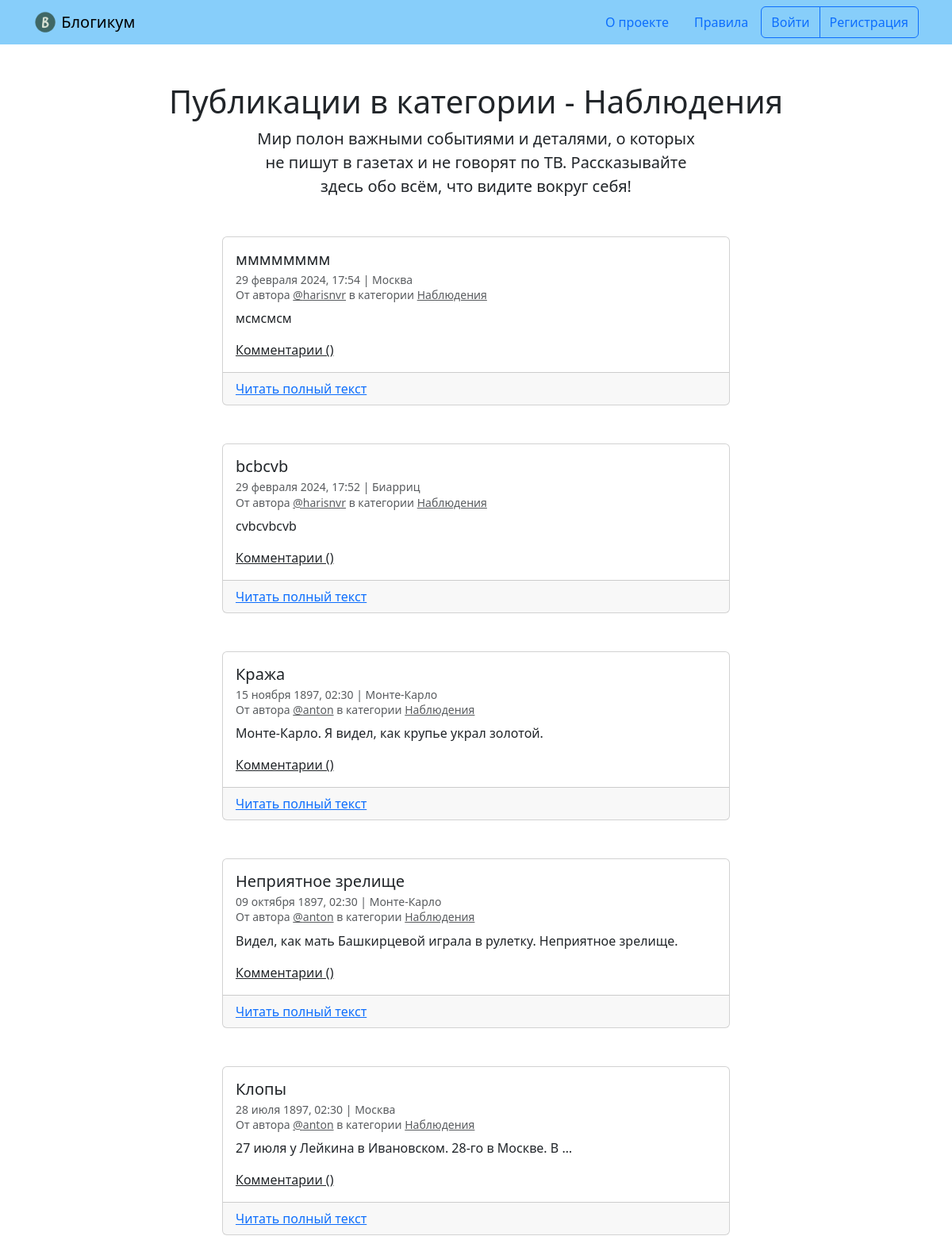
The app's page /category/details/ (upper part), older data.
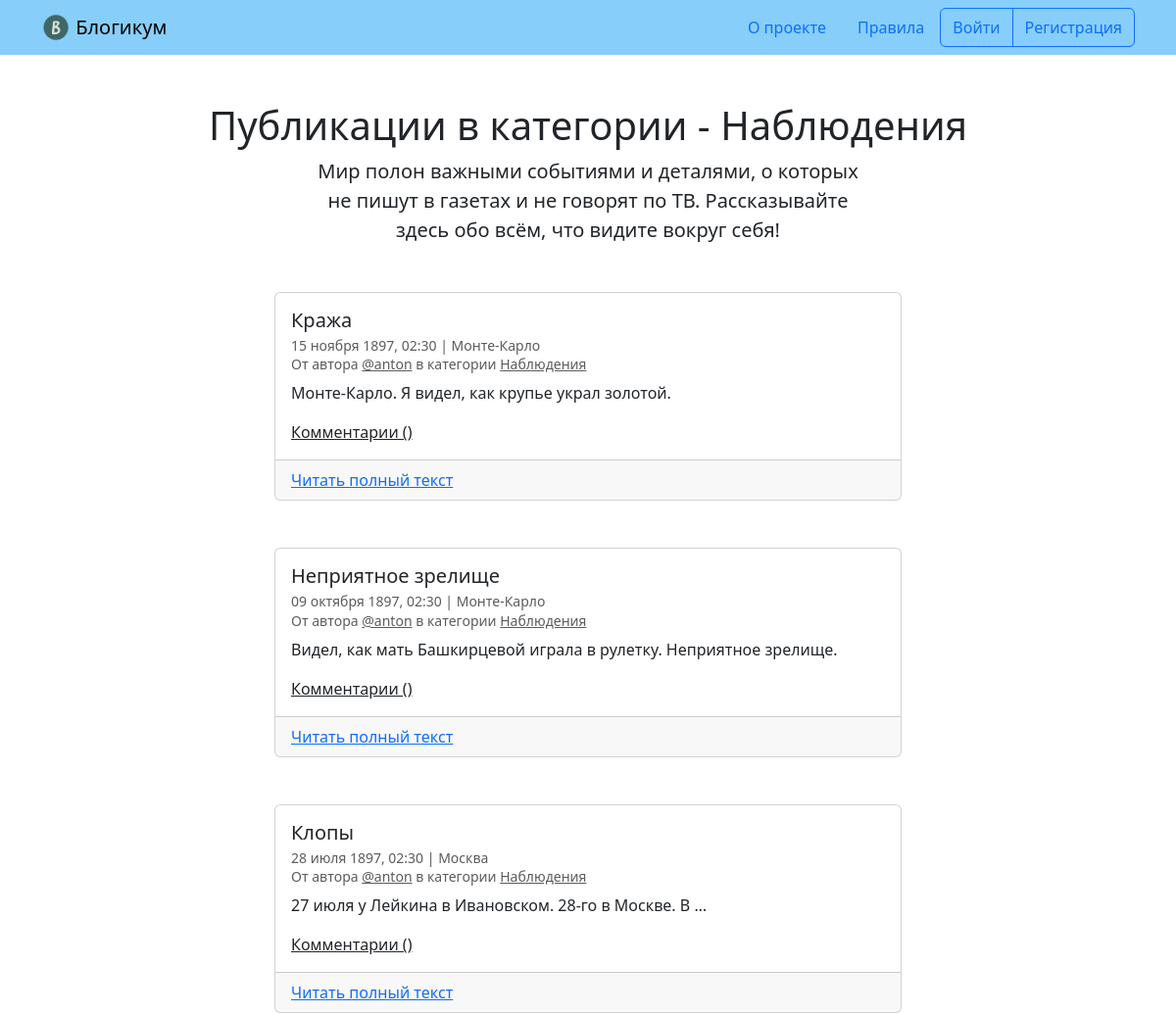
The same page, newer data.
### blog/models.py (models this page shows, shortened)
class BaseModel(models.Model):
    is_published = models.BooleanField(
        default=True,
        verbose_name='Опубликовано',
        help_text='Снимите галочку, чтобы скрыть публикацию.'
    )
    created_at = models.DateTimeField(
        auto_now_add=True,
        verbose_name='Добавлено'
    )
    class Meta:
        abstract = True

class Post(BaseModel):
    title = models.CharField(
        max_length=MX_CHARS,
        verbose_name='Заголовок'
    )
    text = models.TextField(
        verbose_name='Текст'
    )
    pub_date = models.DateTimeField(
        verbose_name='Дата и время публикации',
        help_text='Если установить дату и время в будущем — можно делать '
                  'отложенные публикации.'
    )
    author = models.ForeignKey(
        User,
        on_delete=models.CASCADE,
        verbose_name='Автор публикации',
        related_name='posts'
    )
    location = models.ForeignKey(
        Location,
        on_delete=models.SET_NULL,
        blank=True,
        null=True,
        verbose_name='Местоположение',
        related_name='posts'
    )
    category = models.ForeignKey(
        Category,
        on_delete=models.SET_NULL,
        null=True,
        verbose_name='Категория',
        related_name='posts'
    )
    image = models.ImageField(
        verbose_name='Фото',
        upload_to='post_images',
        blank=True
    )
    class Meta:
        verbose_name = 'публикация'
        verbose_name_plural = 'Публикации'
        ordering = ['-pub_date']

class Location(BaseModel):
    name = models.CharField(
        max_length=MX_CHARS,
        verbose_name='Название места'
    )
    class Meta:
        verbose_name = 'местоположение'
        verbose_name_plural = 'Местоположения'

class Category(BaseModel):
    title = models.CharField(
        max_length=MX_CHARS,
        verbose_name='Заголовок'
    )
    description = models.TextField(
        verbose_name='Описание'
    )
    slug = models.SlugField(
        unique=True,
        verbose_name='Идентификатор',
        help_text='Идентификатор страницы для URL; разрешены символы '
                  'латиницы, цифры, дефис и подчёркивание.'
    )
    class Meta:
        verbose_name = 'категория'
        verbose_name_plural = 'Категории'

### blog/views.py (the view)
# urls.py: path('category/<slug:category_slug>/', views.category,
def category(request, category_slug):
    category_obj = get_object_or_404(
        Category,
        slug=category_slug,
        is_published=True)
    context_posts = base_queryset(
        filtration=True
    ).filter(category_id=category_obj.pk)
    page_obj = post_paginator(request, context_posts)
    template = 'blog/category.html'
    context = {'page_obj': page_obj, 'category': category_obj}
    return render(request, template, context)

### blog/views.py (called while the page is built)
def base_queryset(comment_count=False, filtration=False):
    queryset = Post.objects.select_related(
        'category',
        'author',
        'location').order_by('-pub_date')
    if filtration:
        queryset = queryset.filter(
            is_published=True,
            category__is_published=True,
            pub_date__lte=timezone.now()
        )
    if comment_count:
        queryset = queryset.annotate(comment_count=Count('commentaries'))
    return queryset

def post_paginator(request, context_posts, page_count=POSTS_PER_PAGE):
    paginator = Paginator(context_posts, page_count)
    page_number = request.GET.get('page')
    page_obj = paginator.get_page(page_number)
    return page_obj

### templates/blog/category.html (shortened to what this page needs)
{% extends "base.html" %}
{% block content %}
  <h1 class="text-center">Публикации в категории - {{ category.title }}</h1>
  <p class="col-6 offset-3 mb-5 lead text-center">{{ category.description }}</p>
  {% for post in page_obj %}
    <article class="mb-5">
      {% include "includes/post_card.html" %}
    </article>
  {% endfor %}
{% endblock %}

### templates/includes/post_card.html (shortened to what this page needs)
<div class="col d-flex justify-content-center">
  <div class="card" style="width: 40rem;">
    <div class="card-body">
      <h5 class="card-title">{{ post.title }}</h5>
      <h6 class="card-subtitle mb-2 text-muted">
        <small>
          {{ post.pub_date|date:"d E Y, H:i" }} | {% if post.location and post.location.is_published %}{{ post.location.name }}{% else %}Планета Земля{% endif %}<br>
          От автора <a class="text-muted" href="{% url 'blog:profile' post.author.username %}">@{{ post.author.username }}</a> в
          категории {% include "includes/category_link.html" %}
        </small>
      </h6>
      <p class="card-text">{{ post.text|truncatewords:10 }}</p>
      <a><u>Комментарии ({{ post.comment_count }})</u></a>
    </div>
    <div class="card-footer">
      <a href="{% url 'blog:post_detail' post.id %}" class="card-link">Читать полный текст</a>
    </div>
  </div>
</div>

### templates/includes/category_link.html
<a class="text-muted" href="{% url 'blog:category_posts' post.category.slug %}">
  {{ post.category.title }}
</a>

Row changes from the older to the newer data that the page shows:
removed Post: title "мммммммм", pub_date "29 февраля 2024, 17:54", location.name "Москва", author.username "harisnvr", category "Наблюдения", text "мсмсмсм"
removed Post: title "bcbcvb", pub_date "29 февраля 2024, 17:52", location.name "Биарриц", author.username "harisnvr", category "Наблюдения", text "cvbcvbcvb"
